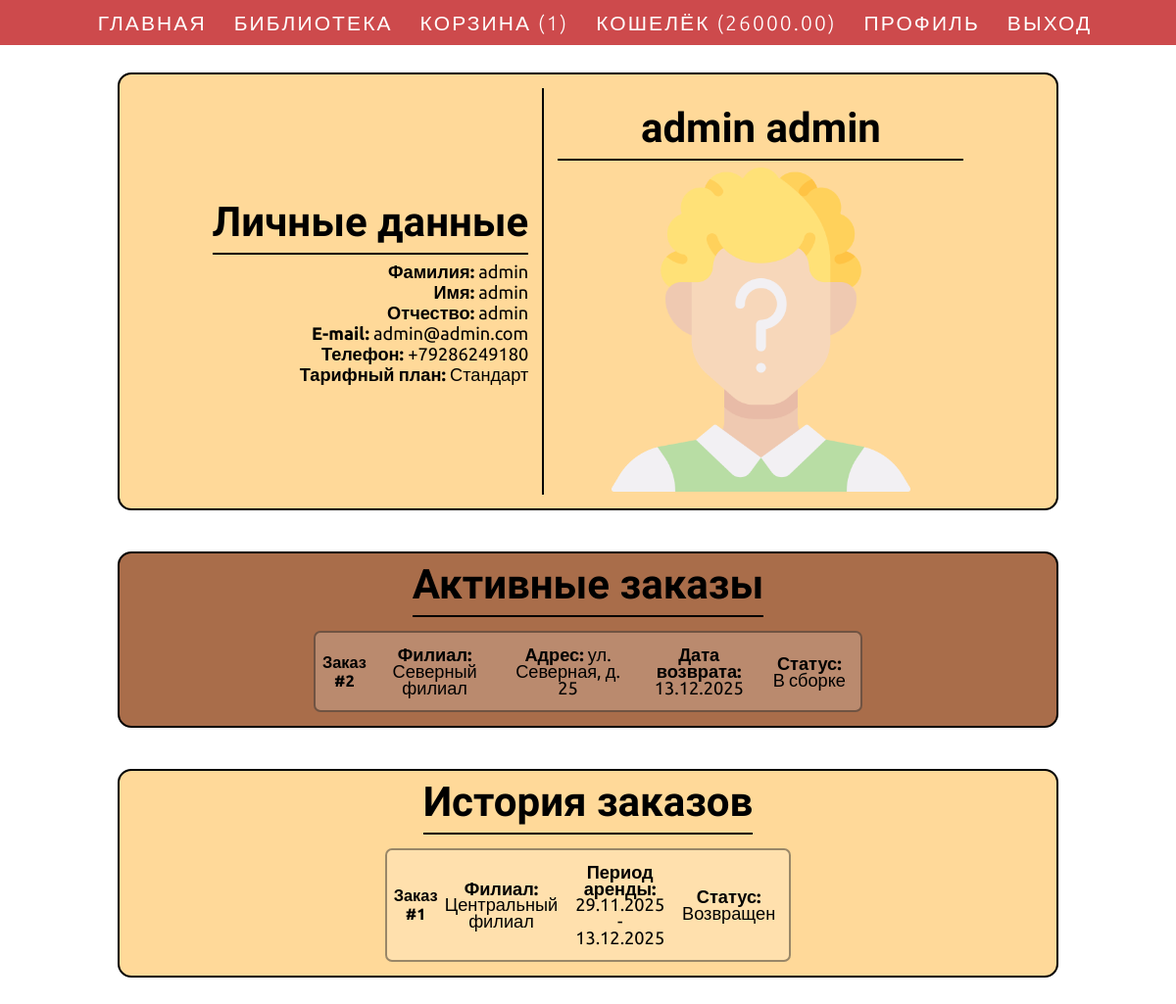
The page /profile.html (signed in) on the database its author committed.
### app.py (models this page shows)
class User(UserMixin, db.Model):
    id = db.Column(db.Integer, primary_key=True)
    last_name = db.Column(db.String(255), nullable=False) # Фамилия
    first_name = db.Column(db.String(255), nullable=False) # Имя
    patronymic = db.Column(db.String(255)) # Отчество
    email = db.Column(db.String(255), unique=True, nullable=False) # Почта
    phone = db.Column(db.String(20), nullable=False) # Телефон
    password_hash = db.Column(db.String(255), nullable=False) # Пароль (в хэш через wekzeug)
    deposit = db.Column(db.Numeric(10, 2), default=0.00) # Текущий баланс счета
    created_at = db.Column(db.DateTime, default=datetime.utcnow) # Времядата создания аккаунта
    tariff_id = db.Column(db.Integer, db.ForeignKey('tariff.id')) # Тариф, выбранный пользователем
    cart_items = db.relationship('CartItem', backref='user', lazy=True, cascade='all, delete-orphan')
    orders = db.relationship('Order', backref='user', lazy=True)
    deposit_transactions = db.relationship('DepositTransaction', backref='user', lazy=True)

class Tariff(db.Model):
    id = db.Column(db.Integer, primary_key=True)
    name = db.Column(db.String(100), nullable=False) # Название тарифа
    cost = db.Column(db.Numeric(10, 2), nullable=False) # Стоимость тарифа при первой покупке
    deposit_per_book = db.Column(db.Numeric(10, 2), nullable=False) # Депозит за 1 книгу при данном тарифе
    rental_days = db.Column(db.Integer, nullable=False) # Количество дней аренды книги при данном тарифе
    penalty_per_day = db.Column(db.Numeric(10, 2), nullable=False) # Штраф за просрочку аренды при данном тарифе
    users = db.relationship('User', backref='tariff', lazy=True)

class Order(db.Model):
    id = db.Column(db.Integer, primary_key=True)
    total_deposit = db.Column(db.Numeric(10, 2), nullable=False) # Общая сумма заказа
    status = db.Column(db.Enum('assembling', 'delivery', 'delivered', 'returned', name='order_status'), default='assembling') # Статус заказа: в сборке, в доставке, доставлен, возвращен
    created_at = db.Column(db.DateTime, default=datetime.utcnow) # Датавремя создания заказа
    picked_up_at = db.Column(db.DateTime) # Датавремя забирания заказа пользователем из филиала
    due_return_date = db.Column(db.Date) # Дата конца аренды
    actual_return_date = db.Column(db.Date) # Дата возвращения заказа пользователем
    penalty_amount = db.Column(db.Numeric(10, 2), default=0.00) # Сумма штрафа за просрочку
    user_id = db.Column(db.Integer, db.ForeignKey('user.id'), nullable=False) # Пользователь, которому принадлежит заказ
    branch_id = db.Column(db.Integer, db.ForeignKey('branch.id'), nullable=False) # Филиал, в который оформлен заказ
    order_items = db.relationship('OrderItem', backref='order', lazy=True, cascade='all, delete-orphan')
    deposit_transactions = db.relationship('DepositTransaction', backref='order', lazy=True)

class Branch(db.Model):
    id = db.Column(db.Integer, primary_key=True)
    name = db.Column(db.String(255), nullable=False) # Название филиала
    address = db.Column(db.Text, nullable=False) # Адрес
    orders = db.relationship('Order', backref='branch', lazy=True)

### app.py (the view)
@app.route("/profile.html")
@login_required
def profile():
    current_orders = Order.query.filter_by(user_id=current_user.id).filter(
        Order.status != 'returned'
    ).order_by(Order.created_at.desc()).all()
    order_history = Order.query.filter_by(user_id=current_user.id).filter(
        Order.status == 'returned'
    ).order_by(Order.created_at.desc()).all()
    return render_template("profile.html", current_user=current_user,
                         current_orders=current_orders, order_history=order_history)

### app.py (called while the page is built)
@login_manager.user_loader
def load_user(user_id):
    return User.query.get(int(user_id))

@app.context_processor
def inject_cart_count():
    if current_user.is_authenticated:
        cart_count = CartItem.query.filter_by(user_id=current_user.id).count()
    else:
        cart_count = 0
    return dict(cart_count=cart_count)

### templates/profile.html (shortened to what this page needs)
<!DOCTYPE html>
<html lang='en-EN'>
  <head>
    <link href='../static/styles.css' rel='stylesheet'>
  </head>
  <body>
    <div class="wrapper">
      <nav>
        <a href='index.html' title='Главная'>Главная</a>
        <a href='booklist.html' title='Библиотека'>Библиотека</a>
        <a href='cart.html' title='Корзина'>Корзина ({{cart_count}})</a>
        <a href='wallet.html' title='Счёт'>Кошелёк ({{current_user.deposit}})</a>
        <a>Профиль</a>
        <a href='logout.html' title='Выход'>Выход</a>
      </nav>
      <main>
        <div class='section light'>
          <div class="left">
            <h2>Личные данные</h2>
            <p><strong>Фамилия:</strong> {{ current_user.last_name }}</p>
            <p><strong>Имя:</strong> {{ current_user.first_name }}</p>
            {% if current_user.patronymic %}
            <p><strong>Отчество:</strong> {{ current_user.patronymic }}</p>
            {% endif %}
            <p><strong>E-mail:</strong> {{ current_user.email }}</p>
            <p><strong>Телефон:</strong> {{ current_user.phone }}</p>
            {% if current_user.tariff %}
            <p><strong>Тарифный план:</strong> {{ current_user.tariff.name }}</p>
            {% endif %}
          </div>
          <div class="line">
            <br>
            <h2>{{ current_user.first_name }} {{ current_user.last_name }}</h2>
            <img src='../static/src/icon_plan1.png' alt='Профиль пользователя' class='boss'>
          </div>
        </div>
        <div class='section center'>
            <h2>Активные заказы</h2>
            {% if current_orders %}
            {% for order in current_orders %}
            <a href='order.html/{{ order.id }}' title='Заказ #{{ order.id }}'>
              <div class='card' style="min-width: 40rem; width: auto;">
                <h3>Заказ #{{ order.id }}</h3>
                {% if order.branch %}
                <p><strong>Филиал:</strong> {{ order.branch.name }}</p>
                <p><strong>Адрес:</strong> {{ order.branch.address }}</p>
                {% endif %}
                {% if order.due_return_date %}
                <p><strong>Дата возврата:</strong> {{ order.due_return_date.strftime('%d.%m.%Y') }}</p>
                {% endif %}
                {% if order.status == 'assembling' %}
                <p><strong>Статус:</strong> В сборке</p>
                {% elif order.status == 'delivery' %}
                <p><strong>Статус:</strong> В доставке</p>
                {% elif order.status == 'delivered' %}
                <p><strong>Статус:</strong> Доставлен</p>
                {% else %}
                <p><strong>Статус:</strong> {{ order.status }}</p>
                {% endif %}
              </div>
            </a>
            {% endfor %}
            {% else %}
            <p>У вас нет активных заказов</p>
            {% endif %}
        </div>
        <div class='section center light'>
            <h2>История заказов</h2>
            {% if order_history %}
            {% for order in order_history %}
            <a href='order.html/{{ order.id }}' title='Заказ #{{ order.id }}'>
              <div class='card'>
                <h3>Заказ #{{ order.id }}</h3>
                {% if order.branch %}
                <p><strong>Филиал:</strong> {{ order.branch.name }}</p>
                {% endif %}
                {% if order.picked_up_at and order.due_return_date %}
                <p><strong>Период аренды:</strong> {{ order.picked_up_at.strftime('%d.%m.%Y') }} - {{ order.due_return_date.strftime('%d.%m.%Y') }}</p>
                {% endif %}
                <p><strong>Статус:</strong> Возвращен</p>
              </div>
            </a>
            {% endfor %}
            {% else %}
            <p>История заказов пуста</p>
            {% endif %}
        </div>
      </main>
    </div>
  </body>
</html>

### static/styles.css (style rules this page uses)
@media only screen and (min-width: 1100px) and (max-width: 1499px) { :root { font-size: 14px; } }
@media only screen and (min-width: 1100px) and (max-width: 1499px) { main { min-height: 100%; } }
@media only screen and (min-width: 1100px) and (max-width: 1499px) { .card { padding: 0.5rem !important; } }
@media only screen and (min-width: 1100px) and (max-width: 1499px) { .card p { margin: 0.5rem !important; line-height: 1.2rem !important; } }
* { margin: 0; padding: 0; -webkit-box-sizing: border-box; box-sizing: border-box; font-family: 'Ubuntu', sans-serif; }
body { width: 100%; background: url('src/background.png'); background-size: cover; }
.wrapper { display: flex; flex: 1 1 auto; flex-direction: column; min-height: 100vh; }
nav { background-color: #cd4a4c; width: 100%; font-weight: 300; letter-spacing: 0.15rem; -ms-flex-wrap: wrap; flex-wrap: wrap; display: -webkit-inline-flex; display: -ms-inline-flexbox; display: inline-flex; -webkit-box-pack: center; -ms-flex-pack: center; justify-content: center; padding: 0 0 0 1rem; position: sticky; top: 0; z-index: 2; -webkit-user-select: none; -moz-user-select: none; -ms-user-select: none; user-select: none; }
nav a { padding: 0.75rem 1rem; font-size: 1.5rem; color: white; text-decoration: none; text-transform: uppercase; cursor: pointer; background-color: #cd4a4c; }
main { display: -webkit-box; display: -ms-flexbox; display: flex; -webkit-box-orient: vertical; -webkit-box-direction: normal; -ms-flex-direction: column; flex-direction: column; -webkit-box-align: center; -ms-flex-align: center; align-items: center; padding: 2rem 0 0 0; flex: 1 1 auto; }
.section { padding: 0.5rem 0; width: 80%; margin-bottom: 3rem; background-color: rgba(140, 60, 14, 0.75); border-radius: 1rem; border: 0.2rem solid rgba(0, 0, 0, 1); -webkit-box-align: center; -ms-flex-align: center; align-items: center; display: -webkit-inline-flex; display: -ms-inline-flexbox; display: inline-flex; -ms-flex-wrap: wrap; flex-wrap: wrap; -webkit-box-pack: center; -ms-flex-pack: center; justify-content: center; z-index: 0; }
.section div { margin: 0.5rem 0.5rem 0.5rem 0.5rem; max-width: 45%; -webkit-box-pack: center; -ms-flex-pack: center; justify-content: center; }
.section h2 { border-bottom: 2px solid black; font-weight: bolder; }
.section h3 { font-weight: 600; }
.section p { font-size: 1.3rem; line-height: 1.5rem; }
.section img { max-width: 80%; -webkit-user-select: none; -moz-user-select: none; -ms-user-select: none; user-select: none; }
.line { margin-left: 0; padding-left: 1rem; border-left: 2px solid black; text-align: center; }
.left { text-align: right; }
.center { -webkit-box-orient: vertical; -webkit-box-direction: normal; -ms-flex-direction: column; flex-direction: column; text-align: center; max-width: 90% !important; }
.light { background-color: rgba(255, 160, 0, 0.4); }
.card { background-color: rgba(255, 255, 255, 0.2); color: black; padding: 0.5rem 1rem; border-radius: 0.5rem; display: -webkit-inline-flex; display: -ms-inline-flexbox; display: inline-flex; -webkit-box-align: center; -ms-flex-align: center; align-items: center; -webkit-box-pack: start !important; -ms-flex-pack: start !important; justify-content: left !important; border: 2px solid rgba(0, 0, 0, 0.4); -webkit-user-select: none; -moz-user-select: none; -ms-user-select: none; user-select: none; }
.card p, .small p, .small h3 { margin: 0.5rem 1rem; line-height: 1.2rem; }
.member, .boss { -webkit-box-orient: vertical; -webkit-box-direction: normal; -ms-flex-direction: column; flex-direction: column; }
h2 { padding-bottom: 0.5rem; margin-bottom: 0.5rem; font-size: 3rem; font-weight: 550; font-family: "Sofia Sans", sans-serif; }
a { color: black; text-decoration: none; }

### rows shown on the page
User: deposit "26000.00", last_name "admin", first_name "admin", patronymic "admin", email "admin@admin.com", phone "+79286249180"
Tariff: tariff.name "Стандарт"
Order: id "2", branch.name "Северный филиал", branch.address "ул. Северная, д. 25", due_return_date "13.12.2025", shows "Статус:", status "В сборке"
Order: id "1", branch.name "Центральный филиал", picked_up_at "29.11.2025", due_return_date "13.12.2025"

### other values the page prints
{{ cart_count }} "1"
